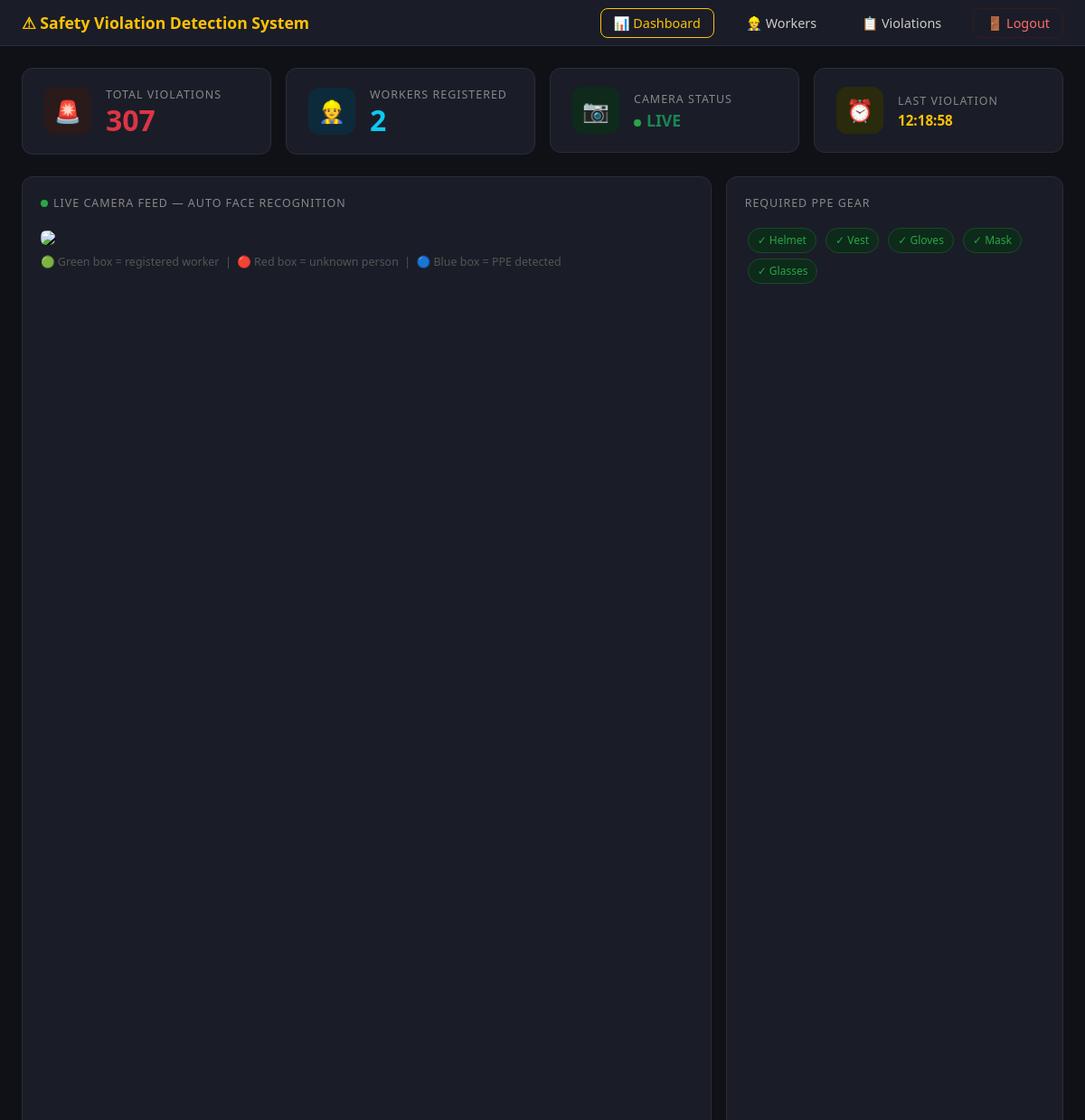
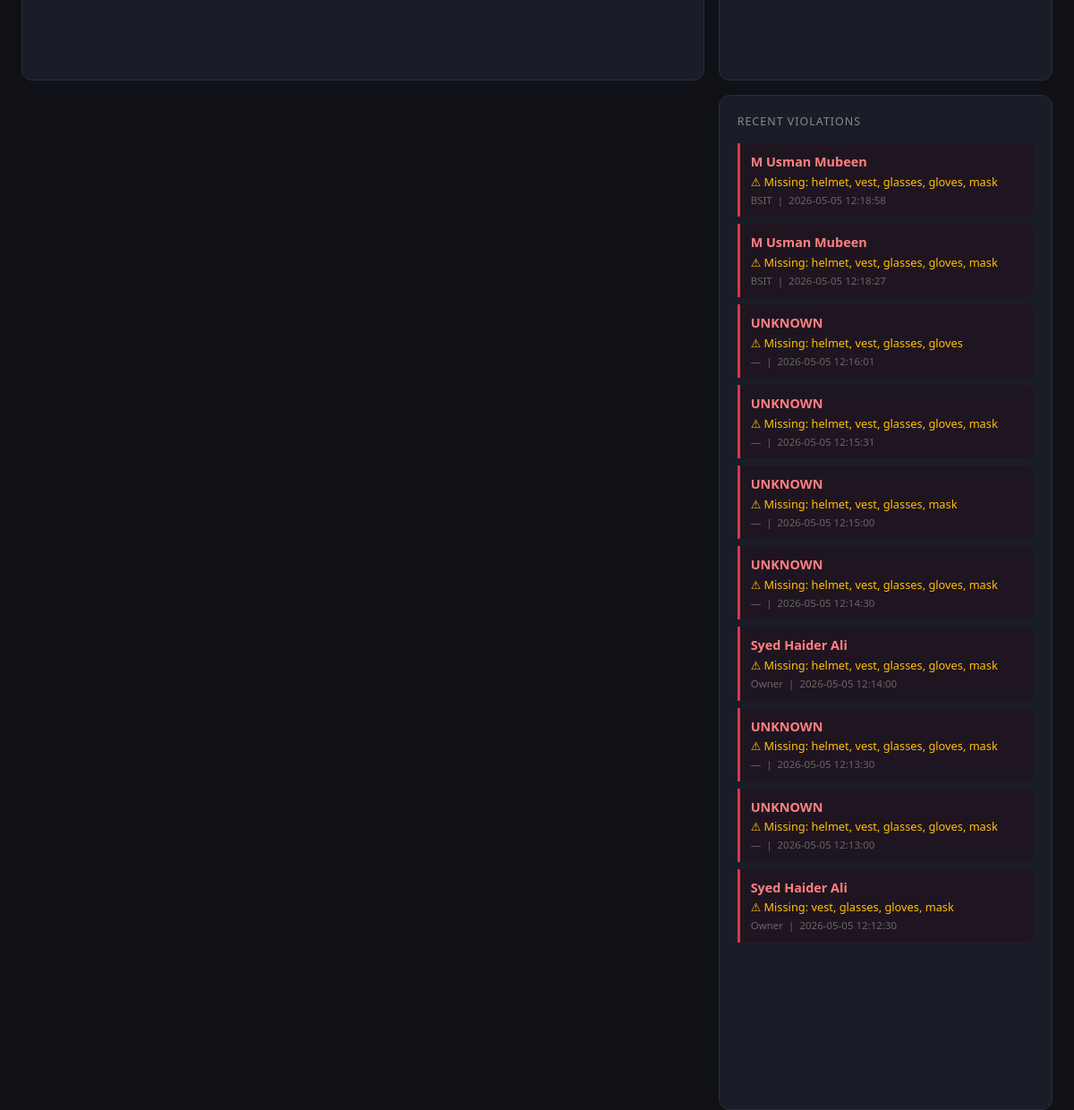
The page / (signed in) on the database its author committed (2 pictures, top to bottom).
### tables this page shows
CREATE TABLE violations (
        id INTEGER PRIMARY KEY AUTOINCREMENT,
        worker_id TEXT,
        missing_gear TEXT,
        timestamp TEXT,
        snapshot_path TEXT
    );

CREATE TABLE workers (
        id INTEGER PRIMARY KEY AUTOINCREMENT,
        worker_id TEXT UNIQUE NOT NULL,
        name TEXT NOT NULL,
        phone TEXT,
        department TEXT,
        location TEXT,
        image_path TEXT
    );

### app.py (the view)
@app.route('/')
@login_required
def index():
    violations       = get_recent_violations(10)
    total_violations = get_violation_count()
    total_workers    = get_worker_count()
    return render_template('index.html',
                           violations=violations,
                           total_violations=total_violations,
                           total_workers=total_workers)

### app.py (called while the page is built)
def login_required(f):
    @wraps(f)
    def decorated(*args, **kwargs):
        if not session.get('logged_in'):
            return redirect(url_for('login'))
        return f(*args, **kwargs)
    return decorated

### database.py (called while the page is built)
def get_violation_count():
    conn = sqlite3.connect(DB_PATH)
    count = conn.execute("SELECT COUNT(*) FROM violations").fetchone()[0]
    conn.close()
    return count

def get_worker_count():
    conn = sqlite3.connect(DB_PATH)
    count = conn.execute("SELECT COUNT(*) FROM workers").fetchone()[0]
    conn.close()
    return count

def get_recent_violations(limit=5):
    conn = sqlite3.connect(DB_PATH)
    rows = conn.execute(
        "SELECT v.id, v.worker_id, v.missing_gear, v.timestamp, v.snapshot_path, "
        "w.name, w.department, w.phone "
        "FROM violations v LEFT JOIN workers w ON v.worker_id = w.worker_id "
        "ORDER BY v.id DESC LIMIT ?", (limit,)
    ).fetchall()
    conn.close()
    return rows

### templates/index.html (shortened to what this page needs)
<!DOCTYPE html>
<html lang="en">
<head>
  <link rel="stylesheet" href="https://cdn.jsdelivr.net/npm/bootstrap@5.3.0/dist/css/bootstrap.min.css">
</head>
<body>
<div class="topbar">
  <div class="topbar-brand">⚠ Safety Violation Detection System</div>
  <div class="topbar-nav">
    <a href="/" class="active">📊 Dashboard</a>
    <a href="/workers">👷 Workers</a>
    <a href="/violations">📋 Violations</a>
    <a href="/logout" class="logout-btn">🚪 Logout</a>
  </div>
</div>
<div class="container-fluid p-4">
  <div class="row g-3 mb-4">
    <div class="col-md-3 col-6">
      <div class="stat-card">
        <div class="stat-icon" style="background:#2a1a1a">🚨</div>
        <div>
          <div class="stat-label">Total Violations</div>
          <div class="stat-value text-danger">{{ total_violations }}</div>
        </div>
      </div>
    </div>
    <div class="col-md-3 col-6">
      <div class="stat-card">
        <div class="stat-icon" style="background:#0d2a3a">👷</div>
        <div>
          <div class="stat-label">Workers Registered</div>
          <div class="stat-value text-info">{{ total_workers }}</div>
        </div>
      </div>
    </div>
    <div class="col-md-3 col-6">
      <div class="stat-card">
        <div class="stat-icon" style="background:#0d2a1a">📷</div>
        <div>
          <div class="stat-label">Camera Status</div>
          <div class="stat-value text-success" style="font-size:1.1rem;margin-top:4px">
            <span class="live-dot"></span>LIVE
          </div>
        </div>
      </div>
    </div>
    <div class="col-md-3 col-6">
      <div class="stat-card">
        <div class="stat-icon" style="background:#2a2a0d">⏰</div>
        <div>
          <div class="stat-label">Last Violation</div>
          <div class="stat-value text-warning" style="font-size:0.95rem;margin-top:4px">
            {% if violations %}
              {{ violations[0][3][-8:] }}
            {% else %}
              None
            {% endif %}
          </div>
        </div>
      </div>
    </div>
  </div>
  <div class="row g-3">
    <div class="col-md-8">
      <div class="panel">
        <div class="panel-title">
          <span class="live-dot"></span>Live camera feed — auto face recognition
        </div>
        <img src="/video_feed" class="w-100 rounded"
             style="max-height:460px; object-fit:contain; background:#000;">
        <div class="mt-2" style="font-size:0.78rem; color:#555">
          🟢 Green box = registered worker &nbsp;|&nbsp;
          🔴 Red box = unknown person &nbsp;|&nbsp;
          🔵 Blue box = PPE detected
        </div>
      </div>
    </div>
    <div class="col-md-4">
      <div class="panel mb-3">
        <div class="panel-title">Required PPE gear</div>
        <div>
          <span class="gear-pill gear-ok">✓ Helmet</span>
          <span class="gear-pill gear-ok">✓ Vest</span>
          <span class="gear-pill gear-ok">✓ Gloves</span>
          <span class="gear-pill gear-ok">✓ Mask</span>
          <span class="gear-pill gear-ok">✓ Glasses</span>
        </div>
      </div>
      <div class="panel">
        <div class="panel-title">Recent violations</div>
        <div id="violations-list">
          {% for v in violations %}
          <div class="v-item">
            <div class="v-name">{{ v[5] or v[1] }}</div>
            <div class="v-gear">⚠ Missing: {{ v[2] }}</div>
            <div class="v-meta">
              {{ v[6] or '—' }} &nbsp;|&nbsp; {{ v[3] }}
            </div>
          </div>
          {% else %}
          <div style="color:#555; font-size:0.85rem">No violations yet</div>
          {% endfor %}
        </div>
      </div>
    </div>
  </div>
</div>
</body>
</html>

### templates/index.html (style rules this page uses)
* { box-sizing: border-box; }
body { background: #0f1117; color: #eee; font-family: 'Segoe UI', sans-serif; margin:0; }
.topbar { background: #1a1d27; border-bottom: 1px solid #2a2d3a; padding: 12px 24px; display: flex; align-items: center; justify-content: space-between; }
.topbar-brand { color: #ffc107; font-weight: 700; font-size: 1.1rem; }
.topbar-nav a { color: #ccc; text-decoration: none; margin-left: 16px; font-size: 0.9rem; padding: 6px 14px; border-radius: 8px; border: 1px solid transparent; transition: all 0.2s; }
.topbar-nav a.active { border-color: #ffc107; color: #ffc107; }
.logout-btn { color: #ff6b6b !important; border-color: #3a1a1a !important; }
.stat-card { background: #1a1d27; border: 1px solid #2a2d3a; border-radius: 12px; padding: 20px 24px; display: flex; align-items: center; gap: 16px; }
.stat-icon { width: 52px; height: 52px; border-radius: 12px; display: flex; align-items: center; justify-content: center; font-size: 1.5rem; flex-shrink: 0; }
.stat-label { color: #888; font-size: 0.78rem; text-transform: uppercase; letter-spacing: 1px; }
.stat-value { font-size: 2rem; font-weight: 700; line-height: 1.1; }
.panel { background: #1a1d27; border: 1px solid #2a2d3a; border-radius: 12px; padding: 20px; height: 100%; }
.panel-title { font-size: 0.78rem; text-transform: uppercase; letter-spacing: 1px; color: #888; margin-bottom: 14px; }
.live-dot { display: inline-block; width: 8px; height: 8px; background: #28a745; border-radius: 50%; margin-right: 6px; animation: pulse 1.5s infinite; }
.v-item { background: #1f1520; border-left: 3px solid #dc3545; border-radius: 0 8px 8px 0; padding: 10px 12px; margin-bottom: 8px; }
.v-name { font-weight: 600; font-size: 0.9rem; color: #ff8080; }
.v-gear { font-size: 0.8rem; color: #ffc107; margin: 2px 0; }
.v-meta { font-size: 0.72rem; color: #666; }
.gear-pill { display: inline-block; padding: 4px 10px; border-radius: 99px; font-size: 0.75rem; font-weight: 500; margin: 3px; }
.gear-ok { background: #0d2a1a; color: #28a745; border: 1px solid #1a4a2a; }

### rows shown on the page
violations: timestamp "12:18:58", name "M Usman Mubeen", missing_gear "helmet, vest, glasses, gloves, mask", department "BSIT", timestamp "2026-05-05 12:18:58"
violations: name "M Usman Mubeen", missing_gear "helmet, vest, glasses, gloves, mask", department "BSIT", timestamp "2026-05-05 12:18:27"
violations: worker "UNKNOWN", missing_gear "helmet, vest, glasses, gloves", v "—", timestamp "2026-05-05 12:16:01"
violations: worker "UNKNOWN", missing_gear "helmet, vest, glasses, gloves, mask", v "—", timestamp "2026-05-05 12:15:31"
violations: worker "UNKNOWN", missing_gear "helmet, vest, glasses, mask", v "—", timestamp "2026-05-05 12:15:00"
violations: worker "UNKNOWN", missing_gear "helmet, vest, glasses, gloves, mask", v "—", timestamp "2026-05-05 12:14:30"
violations: name "Syed Haider Ali", missing_gear "helmet, vest, glasses, gloves, mask", department "Owner", timestamp "2026-05-05 12:14:00"
violations: worker "UNKNOWN", missing_gear "helmet, vest, glasses, gloves, mask", v "—", timestamp "2026-05-05 12:13:30"
violations: worker "UNKNOWN", missing_gear "helmet, vest, glasses, gloves, mask", v "—", timestamp "2026-05-05 12:13:00"
violations: name "Syed Haider Ali", missing_gear "vest, glasses, gloves, mask", department "Owner", timestamp "2026-05-05 12:12:30"

### other values the page prints
{{ total_violations }} "307"
{{ total_workers }} "2"
